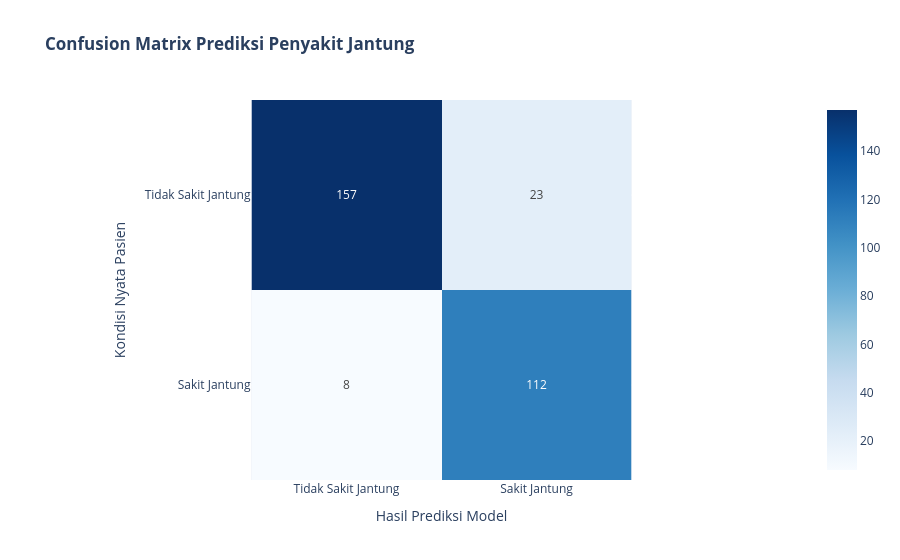
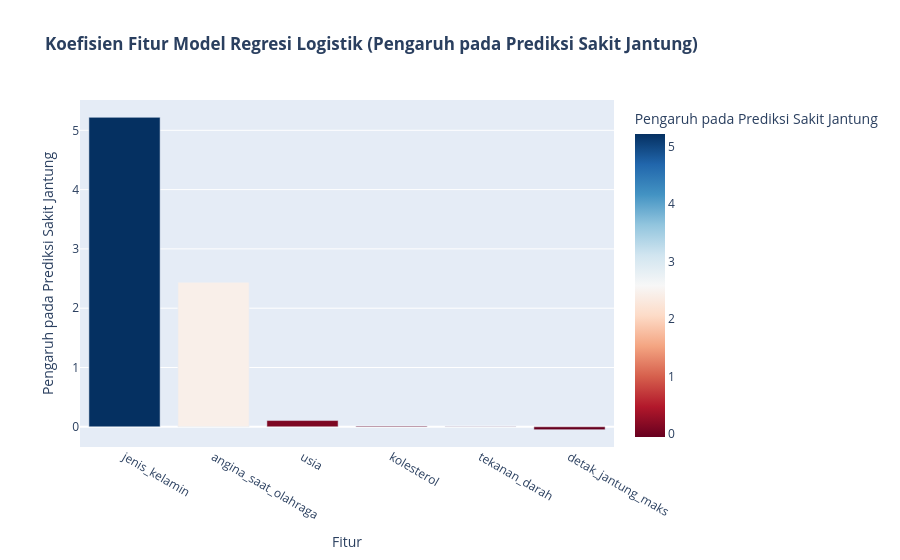

The cell these charts' notebook holds for them, in order:
### Markdown cell above
# Peran plotly dalam membuat model ML
kasus : prediksi diagnosa penyakit jantung

### Code cell
import numpy as np
import pandas as pd
from sklearn.model_selection import train_test_split
from sklearn.linear_model import LogisticRegression
from sklearn.metrics import confusion_matrix, accuracy_score
import plotly.express as px
import plotly.graph_objects as go

# 1. Membuat dataset sintetis untuk prediksi penyakit jantung
np.random.seed(42)
num_samples = 1000

data_ml = {
    'age': np.random.randint(30, 75, num_samples),
    'sex': np.random.choice([0, 1], num_samples, p=[0.4, 0.6]), # 0=Female, 1=Male
    'cholesterol': np.random.randint(150, 300, num_samples),
    'blood_pressure': np.random.randint(100, 180, num_samples),
    'max_hr': np.random.randint(120, 200, num_samples),
    'exercise_angina': np.random.choice([0, 1], num_samples, p=[0.7, 0.3]), # 0=No, 1=Yes
}

df_ml = pd.DataFrame(data_ml)

# Membuat variabel target 'heart_disease' berdasarkan aturan yang disimulasikan
# Misal: usia lebih tinggi, kolesterol, tekanan darah, dan angina saat berolahraga meningkatkan risiko
heart_disease_risk = (
    0.3 * (df_ml['age'] / df_ml['age'].max()) +
    0.2 * df_ml['sex'] +
    0.25 * (df_ml['cholesterol'] / df_ml['cholesterol'].max()) +
    0.2 * (df_ml['blood_pressure'] / df_ml['blood_pressure'].max()) +
    0.1 * df_ml['exercise_angina'] -
    0.15 * (df_ml['max_hr'] / df_ml['max_hr'].max()) # Denyut jantung maksimal yang lebih tinggi mungkin menurunkan risiko
)
df_ml['heart_disease'] = (heart_disease_risk > np.percentile(heart_disease_risk, 60)).astype(int) # 40% teratas memiliki penyakit jantung

# Mengganti nama kolom ke Bahasa Indonesia
df_ml = df_ml.rename(columns={
    'age': 'usia',
    'sex': 'jenis_kelamin',
    'cholesterol': 'kolesterol',
    'blood_pressure': 'tekanan_darah',
    'max_hr': 'detak_jantung_maks',
    'exercise_angina': 'angina_saat_olahraga',
    'heart_disease': 'penyakit_jantung'
})

print("Dataset Sintetis Penyakit Jantung :")
display(df_ml.head())

# 2. Membagi data menjadi training dan testing sets
X = df_ml.drop('penyakit_jantung', axis=1)
y = df_ml['penyakit_jantung']

X_train, X_test, y_train, y_test = train_test_split(X, y, test_size=0.3, random_state=42, stratify=y)

# 3. Melatih model Machine Learning sederhana (Regresi Logistik)
model = LogisticRegression(random_state=42, solver='liblinear', max_iter=1000)
model.fit(X_train, y_train)

# 4. Melakukan prediksi pada test set
y_pred = model.predict(X_test)

# 5. Mengevaluasi model - Confusion Matrix dan Akurasi
cm = confusion_matrix(y_test, y_pred)
accuracy = accuracy_score(y_test, y_pred)

print(f"\nAkurasi Model: {accuracy:.2f}")
print("Confusion Matrix:")
print(cm)

# 6. Memvisualisasikan Confusion Matrix menggunakan Plotly
cm_labels = ['Tidak Sakit Jantung', 'Sakit Jantung']

fig_ml_cm = px.imshow(
    cm,
    x=cm_labels,
    y=cm_labels,
    color_continuous_scale='Blues',
    text_auto=True,
    labels=dict(x="Prediksi Model", y="Kondisi Aktual Pasien"),
    title="<b>Confusion Matrix Prediksi Penyakit Jantung</b>"
)

fig_ml_cm.update_layout(
    xaxis_title="Hasil Prediksi Model",
    yaxis_title="Kondisi Nyata Pasien"
)

fig_ml_cm.show()

# Memvisualisasikan Koefisien Fitur (Feature Importance) untuk Regresi Logistik
feature_importance = pd.DataFrame({
    'Fitur': X.columns,
    'Koefisien': model.coef_[0]
}).sort_values(by='Koefisien', ascending=False)

fig_feature_imp = px.bar(
    feature_importance,
    x='Fitur',
    y='Koefisien',
    color='Koefisien',
    color_continuous_scale=px.colors.sequential.RdBu,
    title='<b>Koefisien Fitur Model Regresi Logistik (Pengaruh pada Prediksi Sakit Jantung)</b>',
    labels={'Koefisien': 'Pengaruh pada Prediksi Sakit Jantung'}
)
fig_feature_imp.update_layout(showlegend=False)
fig_feature_imp.show()

### Figure 1 — Plotly figure (JSON) as saved in the notebook; plotly's stock layout.template omitted (floating-point values rounded to 4 significant figures)
{"data": [{"coloraxis": "coloraxis", "hovertemplate": "Prediksi Model: %{x}<br>Kondisi Aktual Pasien: %{y}<br>color: %{z}<extra></extra>", "name": "0", "texttemplate": "%{z}", "type": "heatmap", "x": ["Tidak Sakit Jantung", "Sakit Jantung"], "xaxis": "x", "y": ["Tidak Sakit Jantung", "Sakit Jantung"], "yaxis": "y", "z": [[157, 23], [8, 112]]}], "layout": {"coloraxis": {"autocolorscale": false, "colorscale": [[0, "rgb(247,251,255)"], [0.125, "rgb(222,235,247)"], [0.25, "rgb(198,219,239)"], [0.375, "rgb(158,202,225)"], [0.5, "rgb(107,174,214)"], [0.625, "rgb(66,146,198)"], [0.75, "rgb(33,113,181)"], [0.875, "rgb(8,81,156)"], [1, "rgb(8,48,107)"]]}, "title": {"text": "<b>Confusion Matrix Prediksi Penyakit Jantung</b>"}, "xaxis": {"anchor": "y", "constrain": "domain", "domain": [0, 1], "scaleanchor": "y", "title": {"text": "Hasil Prediksi Model"}}, "yaxis": {"anchor": "x", "autorange": "reversed", "constrain": "domain", "domain": [0, 1], "title": {"text": "Kondisi Nyata Pasien"}}}}

### Figure 2 — Plotly figure (JSON) as saved in the notebook; plotly's stock layout.template omitted (floating-point values rounded to 4 significant figures)
{"data": [{"hovertemplate": "Fitur=%{x}<br>Pengaruh pada Prediksi Sakit Jantung=%{marker.color}<extra></extra>", "legendgroup": "", "marker": {"color": [5.219, 2.437, 0.1053, 0.0119, 0.00497, -0.04812], "coloraxis": "coloraxis", "pattern": {"shape": ""}}, "name": "", "orientation": "v", "showlegend": false, "textposition": "auto", "type": "bar", "x": ["jenis_kelamin", "angina_saat_olahraga", "usia", "kolesterol", "tekanan_darah", "detak_jantung_maks"], "xaxis": "x", "y": [5.219, 2.437, 0.1053, 0.0119, 0.00497, -0.04812], "yaxis": "y"}], "layout": {"barmode": "relative", "coloraxis": {"autocolorscale": false, "colorbar": {"title": {"text": "Pengaruh pada Prediksi Sakit Jantung"}}, "colorscale": [[0, "rgb(103,0,31)"], [0.1, "rgb(178,24,43)"], [0.2, "rgb(214,96,77)"], [0.3, "rgb(244,165,130)"], [0.4, "rgb(253,219,199)"], [0.5, "rgb(247,247,247)"], [0.6, "rgb(209,229,240)"], [0.7, "rgb(146,197,222)"], [0.8, "rgb(67,147,195)"], [0.9, "rgb(33,102,172)"], [1, "rgb(5,48,97)"]]}, "legend": {"tracegroupgap": 0}, "showlegend": false, "title": {"text": "<b>Koefisien Fitur Model Regresi Logistik (Pengaruh pada Prediksi Sakit Jantung)</b>"}, "xaxis": {"anchor": "y", "domain": [0, 1], "title": {"text": "Fitur"}}, "yaxis": {"anchor": "x", "domain": [0, 1], "title": {"text": "Pengaruh pada Prediksi Sakit Jantung"}}}}
